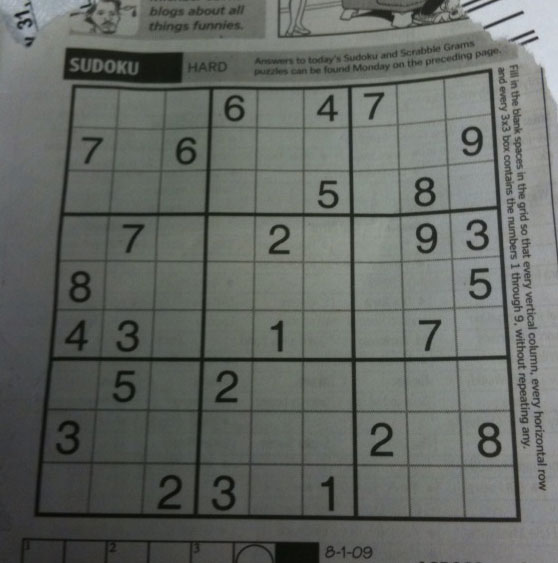
#> input picture images/sudoku.png, 558 x 563 px
$ python Houghtransform.py
#> lines starting #> are read from the running program, lines starting #| are printed output that depends on the picture; after the words box and inside, x2 and y2 are one past the last pixel; in counts of white or black regions, pixels touching at a corner belong together
import cv2
import numpy as np

img= cv2.imread("../images/sudoku.png")
#> img is the input picture: shape (563, 558, 3); mean B, G, R 99.5, 104.1, 100
gray = cv2.cvtColor(img, cv2.COLOR_BGR2GRAY)
edges = cv2.Canny(gray, 50, 150, apertureSize= 3)
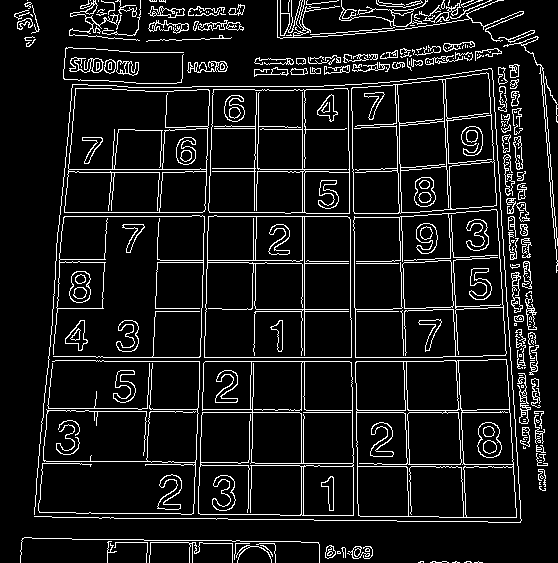
#> edges: shape (563, 558); 9.4% white in thin lines or dots
lines = cv2.HoughLines(edges, 1, np.pi/180, 200)
#> lines = 29 rows, first 8: [361, 1.57], [357, 1.57], [304, 0], [412, 1.57], [212, 0.0349], [216, 0.0349], [216, 1.57], [-349, 3.12]
for line in lines:
    rho, theta = line[0]
    a= np.cos(theta)
    b= np.sin(theta)
    x0= rho * a
    y0 = rho * b
    x1 = int( x0 + 1000 * (-b))
    y1 = int( y0 + 1000 * (a))
    x2 = int( x0 - 1000 * (-b))
    y2 = int( y0 - 1000 * (a))
    cv2. line(img, (x1, y1), (x2, y2), (0,255,255), 2)
#> this loop made 29 passes
#> (rho, theta, a, b, x0, y0, x1, y1) on passes 1 to 12: (361, 1.57, -4.37e-08, 1, -1.58e-05, 361, -1000, 360), (357, 1.57, -4.37e-08, 1, -1.56e-05, 357, -1000, 356), (304, 0, 1, 0, 304, 0, 304, 1000), (412, 1.57, -4.37e-08, 1, -1.8e-05, 412, -1000, 411), (212, 0.0349, 0.999, 0.0349, 211.9, 7.4, 176, 1006), (216, 0.0349, 0.999, 0.0349, 215.9, 7.54, 180, 1006), (216, 1.57, -4.37e-08, 1, -9.44e-06, 216, -1000, 215), (-349, 3.12, -1, 0.0175, 348.9, -6.09, 331, -1005), (169, 1.57, -4.37e-08, 1, -7.39e-06, 169, -1000, 168), (257, 0.0175, 1, 0.0175, 257, 4.49, 239, 1004), (212, 1.57, -4.37e-08, 1, -9.27e-06, 212, -1000, 211), (-393, 3.11, -0.999, 0.0349, 392.8, -13.72, 357, -1013)
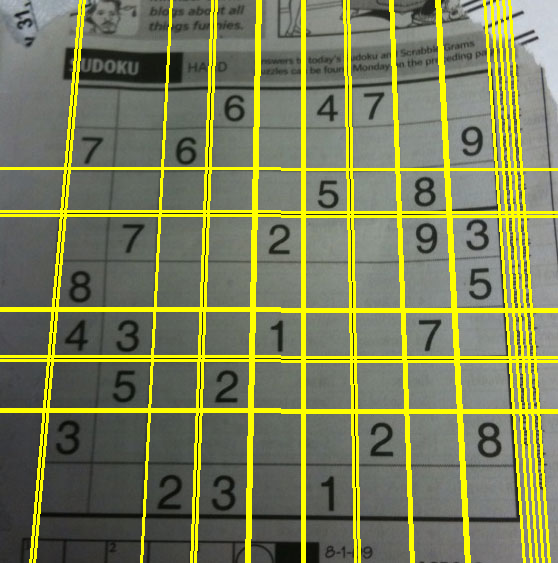
#> img: shape (563, 558, 3); 14.38% of pixels changed, all inside (x1, y1, x2, y2) = (0, 0, 558, 563)

cv2.imshow("Image", img)
cv2.imshow("Canny", edges)

cv2.waitKey(0)
cv2.destroyAllWindows()

$ run again, with images/Lane2.png copied over images/sudoku.png
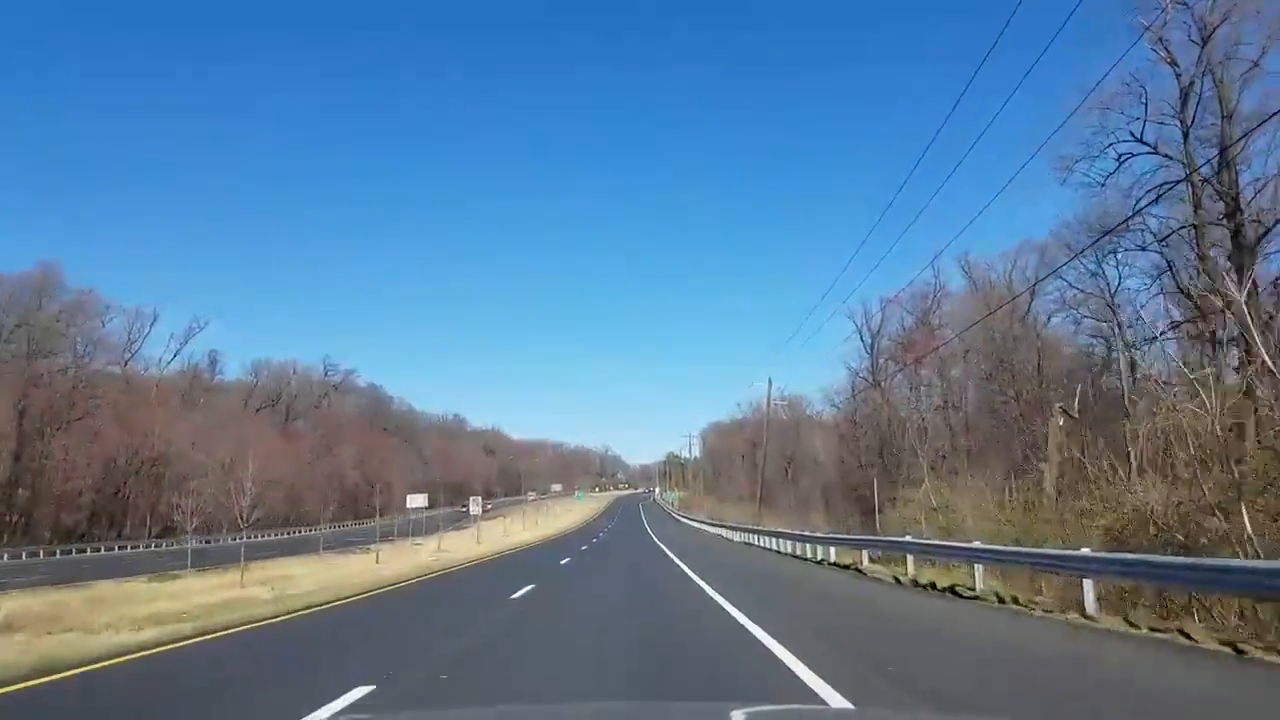
#> input picture images/Lane2.png, 1280 x 720 px
#> img is the input picture: shape (720, 1280, 3); mean B, G, R 152.9, 123.2, 90.8
#> `edges = cv2.Canny(gray, 50, 150, apertureSize= 3)`:
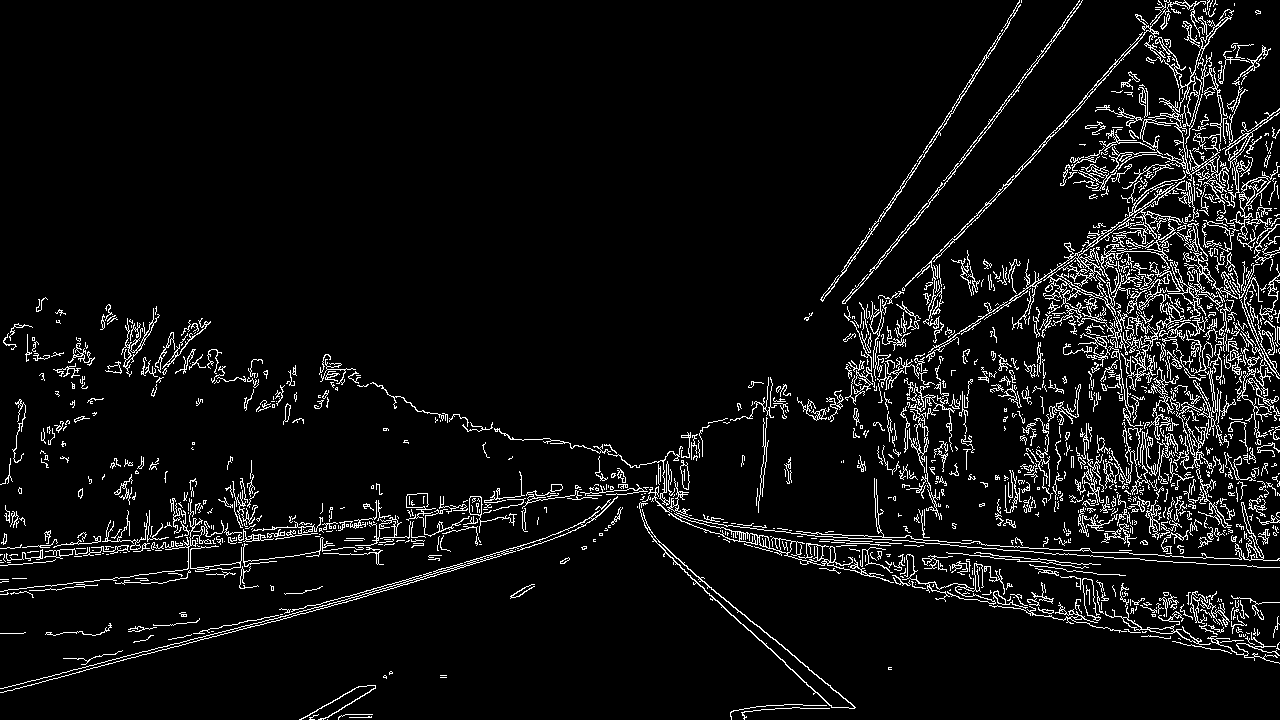
#> edges: shape (720, 1280); 6.3% white in thin lines or dots
#> lines = 193 rows, first 8: [668, 1.29], [562, 1.45], [587, 1.45], [669, 1.31], [666, 1.31], [547, 1.5], [558, 1.48], [559, 1.45]
#> the loop `for line in lines:` made 193 passes
#> (rho, theta, a, b, x0, y0, x1, y1) on passes 1 to 3: (668, 1.29, 0.276, 0.961, 184.1, 642.1, -777, 917), (562, 1.45, 0.122, 0.993, 68.49, 557.8, -924, 679), (587, 1.45, 0.122, 0.993, 71.54, 582.6, -921, 704)
#> after the loop `for line in lines:`:
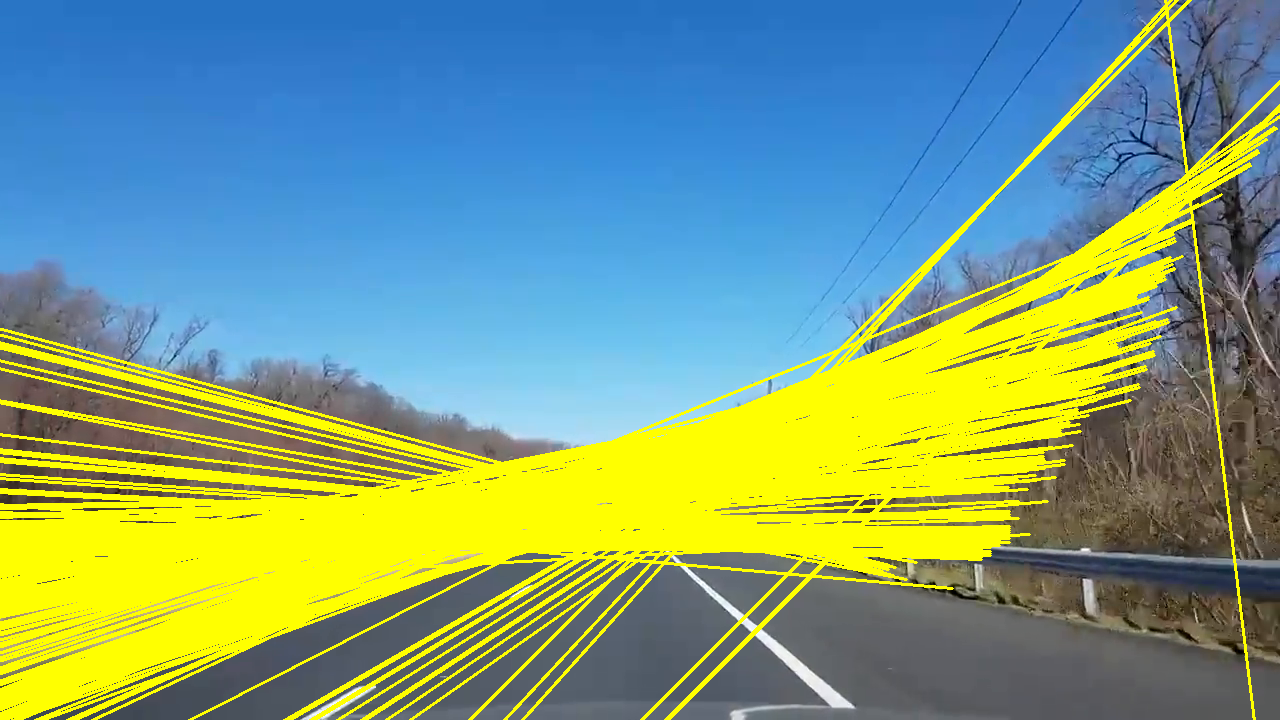
#> img: shape (720, 1280, 3); mean B, G, R 126.6, 157.2, 124.2
